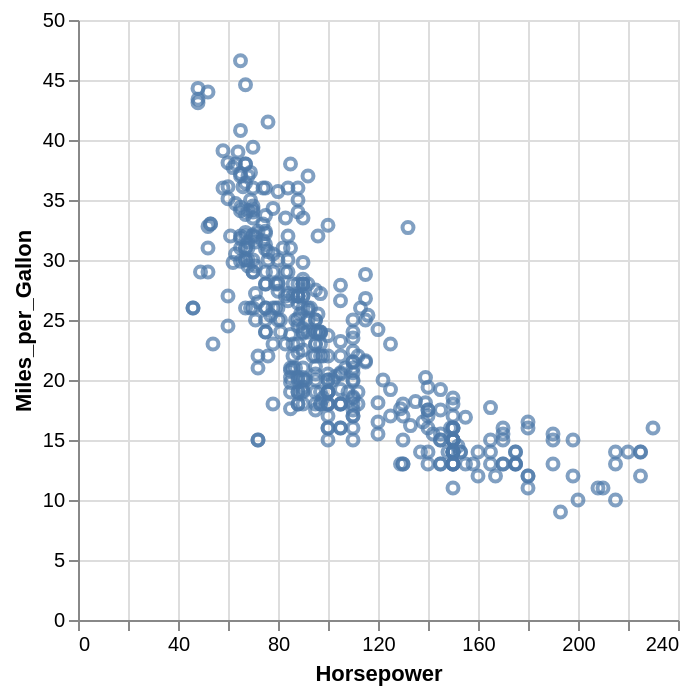

The cell this chart's notebook holds for it:
### Markdown cell above
Same chart using Vega-Altair below.

Transforms:

* `data: {url: '`*`URL`*`'}` &nbsp; &rarr; &nbsp; `.Chart(cars)`
* `mark: 'point'` &nbsp; &rarr; &nbsp; `.mark_point()`
* `encoding: {` &nbsp; &rarr; &nbsp; `.encode(`
* `x:` &nbsp; &rarr; &nbsp; `x = `
* `{field: 'Horsepower', type: 'quantitative'}` &nbsp; &rarr; &nbsp; `'Horsepower:Q'`
* `y:` &nbsp; &rarr; &nbsp; `y = `
* `{field: 'Miles_per_Gallon', type: 'quantitative'}` &nbsp; &rarr; &nbsp; `'Miles_per_Gallon:Q'`

### Code cell
alt.Chart(cars).mark_point(tooltip=True).encode(
    x = 'Horsepower:Q',
    y = 'Miles_per_Gallon:Q'
)

### Figure 1 — Vega-Lite specification as saved in the notebook (floating-point values rounded to 4 significant figures; data arrays with more than 128 entries replaced by an {"elided": "..."} marker saying what was removed)
{"config": {"view": {"continuousWidth": 300, "continuousHeight": 300}}, "data": {"name": "data-583e73726c1545c56c203344161a975c"}, "mark": {"type": "point", "tooltip": true}, "encoding": {"x": {"field": "Horsepower", "type": "quantitative"}, "y": {"field": "Miles_per_Gallon", "type": "quantitative"}}, "$schema": "https://vega.github.io/schema/vega-lite/v5.20.1.json", "datasets": {"data-583e73726c1545c56c203344161a975c": {"elided": "406 records"}}}
